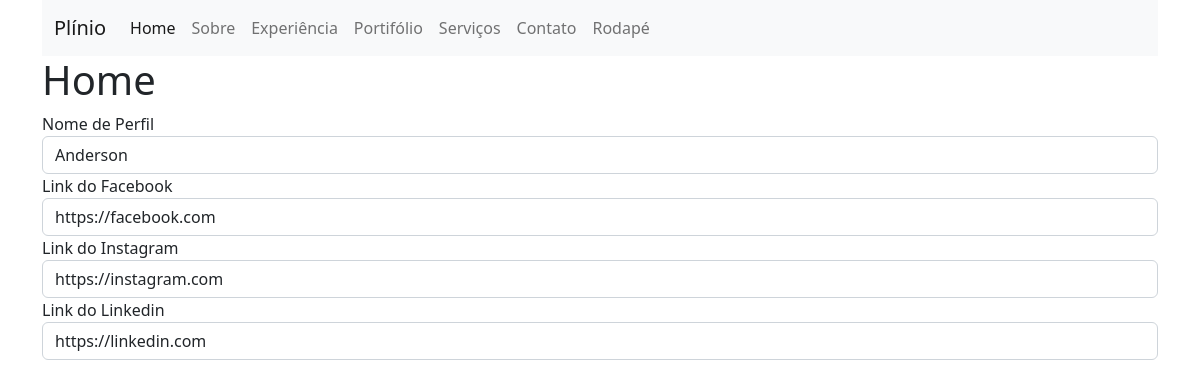
The app's page /admin/home.php (signed in) with its own data.
### tables this page shows
CREATE TABLE `settings` (
  `id` int(10) unsigned NOT NULL AUTO_INCREMENT,
  `setting_key` varchar(50) DEFAULT NULL,
  `setting_value` text,
  PRIMARY KEY (`id`)
);

### admin/connect.php (called while the page is built, shortened)
<?php
class connect
{
    public static function select($sql)
    {
        try {
            $cnx = new PDO('mysql:host=' . HOST . ';dbname=' . DB . '', USER, PASS, array(PDO::MYSQL_ATTR_INIT_COMMAND => "SET NAMES utf8"));
            $con = $cnx->prepare($sql);
            $con->execute();
            return $con->fetch(PDO::FETCH_ASSOC);
        } catch (PDOException $e) {
            echo "Ops! desculpe, algo deu errado, por favor tente mais tarde:<br>";
            echo $e->getMessage();
        }
    }
}

### admin/helpers.php (called while the page is built, shortened)
<?php
include_once __DIR__."./connect.php";
class Helpers
{
    public static function getSettings($setting_key)
    {
        $set = connect::select("SELECT setting_value FROM settings WHERE setting_key = '{$setting_key}'");
        return $set['setting_value'];
    }
}

### admin/pg/inicio.php (the view)
<h1>Home</h1>
<form class="form-group" method="post" enctype="multipart/form-data">
<label for="nome_perfil">Nome de Perfil</label>
<input class="form-control" type="text" name="nome_perfil" id="nome_perfil" value="<?=Helpers::getSettings("nome_perfil")?>">
<label for="link_face">Link do Facebook</label>
<input class="form-control" type="text" name="link_face" id="link_face" value="<?=Helpers::getSettings("link_face")?>">
<label for="link_insta">Link do Instagram</label>
<input class="form-control" type="text" name="link_insta" id="link_insta" value="<?=Helpers::getSettings("link_insta")?>">
<label for="link_linkedin">Link do Linkedin</label>
<input class="form-control" type="text" name="link_linkedin" id="link_linkedin" value="<?=Helpers::getSettings("link_linkedin")?>">
</form>

### admin/home.php (shortened to what this page needs)
<?php
include "./helpers.php";
?>
<!doctype html>
<html lang="pt-br">
<head>
    <link href="https://cdn.jsdelivr.net/npm/bootstrap@5.2.3/dist/css/bootstrap.min.css" rel="stylesheet">
</head>
<body>
    <header class="container">
        <nav class="navbar navbar-expand-lg bg-light">
            <div class="container-fluid">
                <a class="navbar-brand" href="#">Plínio</a>
                <div class="collapse navbar-collapse" id="navbarNav">
                    <ul class="navbar-nav">
                        <li class="nav-item">
                            <a class="nav-link active" aria-current="page" href="./home.php">Home</a>
                        </li>
                        <li class="nav-item">
                            <a class="nav-link" href="./home.php?pg=sobre">Sobre</a>
                        </li>
                        <li class="nav-item">
                            <a class="nav-link" href="./home.php?pg=experiencia">Experiência</a>
                        </li>
                        <li class="nav-item">
                            <a class="nav-link" href="./home.php?pg=portfolio">Portifólio</a>
                        </li>
                        <li class="nav-item">
                            <a class="nav-link" href="./home.php?pg=servicos">Serviços</a>
                        </li>
                        <li class="nav-item">
                            <a class="nav-link" href="./home.php?pg=contato">Contato</a>
                        </li>
                        <li class="nav-item">
                            <a class="nav-link" href="./home.php?pg=footer">Rodapé</a>
                        </li>
                    </ul>
                </div>
            </div>
        </nav>
    </header>
    <div class="container">
    <?php
    $pg = $_GET['pg']?? null;
    if(isset($pg)){
        include "./pg/{$pg}.php";
    }else{
        include "./pg/inicio.php";
    }
    ?>
    </div>
</body>
</html>

### records on screen
settings: nome_perfil "Anderson"
settings: link_face "https://facebook.com"
settings: link_insta "https://instagram.com"
settings: link_linkedin "https://linkedin.com"
